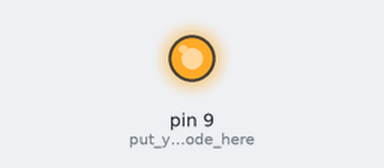
Bench run of a sketch on a simulated Arduino Uno, built with avr-gcc and run on an emulated ATmega328P. Shown: output pins drawn as LEDs (lit = HIGH).

Above: at 2.5 s.
At 7.5 s:
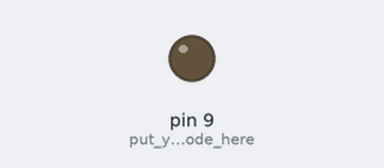
Timing chart, 0 to 13.0 s (numbered marks = the images above):
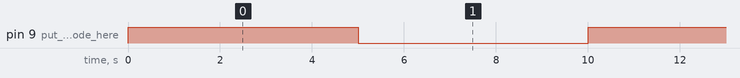

The sketch:

sketch_aug15a.ino
```cpp
void setup() {
pinMode(9,OUTPUT);  // put your setup code here, to run once:

}

void loop() {
  digitalWrite(9,1);
  delay(5000);
  // put your main code here, to run repeatedly:
 digitalWrite(9,0);
   delay(5000);
}
```

Measured:
- by itself, pin 9 (put_your_setup_code_here): alternates HIGH for 5.0 s and LOW for 5.0 s
